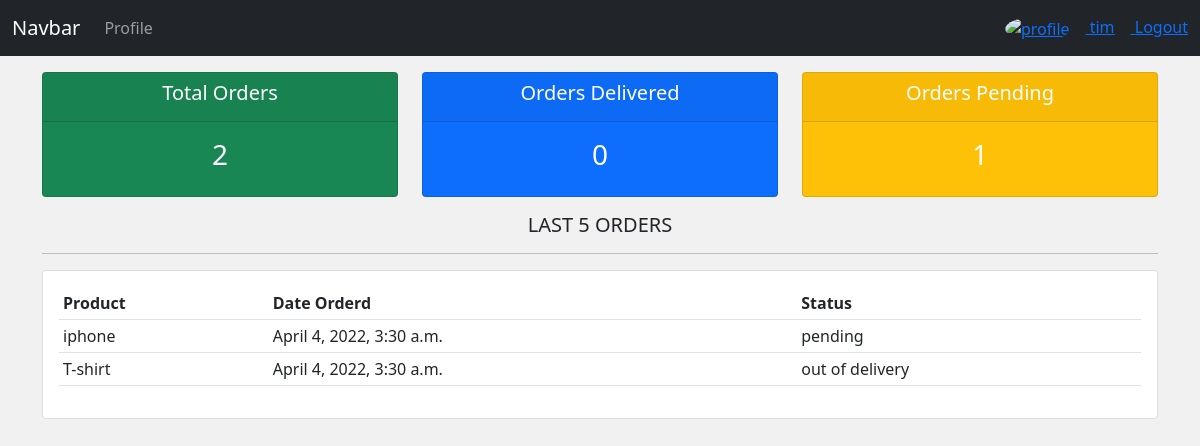
/customer_profile/ (signed in), run on the app's committed database.
### accounts/models.py (models this page shows, shortened)
class Order(models.Model):
    status=(
        ('pending','Pending'),
        ('out of delivery','Out Of Delivery'),
        ('delivered','Delevered')
    )
    customer=models.ForeignKey(Customer,null=True,on_delete=models.SET_NULL)
    product=models.ForeignKey(Product,null=True,on_delete=models.SET_NULL)
    created_at = models.DateTimeField(auto_now_add=True)
    status= models.CharField(max_length= 200,null=True,choices=status)

class Product(models.Model):
    category=(
        ('indoor','In Door'),
        ('outdoor','Out Door')
    )
    name= models.CharField(max_length=200,null=True)
    price = models.FloatField(null=True)
    category= models.CharField(max_length=200,null=True,choices=category)
    description= models.CharField(max_length=200,null= True,blank=True)
    created_at= models.DateTimeField(auto_now_add=True)
    tags=models.ManyToManyField(Tag)

### accounts/decorators.py (the view)
      def wrapper(request,*args, **kwargs):
         if request.user.groups.first().name in roles:
            return view_fun(request,*args, **kwargs)
         else:
            return HttpResponse("You are not authorized")

### accounts/views.py (called while the page is built)
@login_required(login_url='/login')
@allowed_roles(roles=['customer'])
def customer_profile(request):
    orders = request.user.customer.order_set.all()
    total = orders.count()
    delivered=orders.filter(status="delivered").count()
    pending = orders.filter(status="pending").count()
    return render(request,'accounts/customer_profile.html',{
        'orders':orders,
        'total':total,
        'delivered': delivered,
        'pending':pending,
    })

### accounts/templates/accounts/customer_profile.html
{% extends 'accounts/master.html' %}
{% block content %}
<div class="row">
	<div class="col">
		<div class="col-md">
			<div class="card text-center text-white  mb-3 bg-success">
			  	<div class="card-header">
			  		<h5 class="card-title">Total Orders</h5>
			  	</div>
			  	<div class="card-body">
			    	<h3 class="card-title">{{total}}</h3>
			  	</div>
			</div>
		</div>
	</div>
	<div class="col">
		<div class="col-md">
			<div class="card text-center text-white  mb-3  bg-primary">
			  	<div class="card-header">
			  		<h5 class="card-title">Orders Delivered</h5>
			  	</div>
			  	<div class="card-body">
			    	<h3 class="card-title">{{delivered}}</h3>
			  	</div>
			</div>
		</div>
	</div>
	<div class="col">
		<div class="col-md">
			<div class="card text-center text-white  mb-3  bg-warning">
			  	<div class="card-header">
			  		<h5 class="card-title">Orders Pending</h5>
			  	</div>
			  	<div class="card-body">
			    	<h3 class="card-title">{{pending}}</h3>
			  	</div>
			</div>
		</div>
	</div>
</div>
<div class="row">
	<div class="col-md-12">
		<h5 class="text-center">LAST 5 ORDERS</h5>
		<hr>
		<div class="card card-body">
			<table class="table table-sm">
				<tr>
					<th>Product</th>
					<th>Date Orderd</th>
					<th>Status</th>
				</tr>
				{% for order in orders %}
				<tr>
					<td>{{order.product.name}}</td>
					<td>{{order.created_at}}</td>
					<td>{{order.status}}</td>
				</tr>
				{% endfor %}
			</table>
		</div>
	</div>
</div>
{% endblock content %}

### accounts/templates/accounts/components/navbar.html (shortened to what this page needs)
<nav class="navbar navbar-expand-lg navbar-dark bg-dark">
    <div class="container-fluid">
        <a class="navbar-brand" href="#">Navbar</a>
        <div class="collapse navbar-collapse" id="navbarNav">
            <ul class="navbar-nav">
            {% if request.user.is_staff %}
                <li class="nav-item">
                <a class="nav-link active" aria-current="page" href="{% url 'dashboard' %}">Dashboard</a>
                </li>
                <li class="nav-item">
                <a class="nav-link" href="{% url 'product' %}">Products</a>
                </li>
            {% else %}
                <li class="nav-item">
                <a class="nav-link" href="{% url 'customers.customer_profile' %}">Profile</a>
                </li>
            {% endif %}
            </ul>
        </div>
        {% if request.user.is_authenticated %}
        <div class="text-white">
            <a href="{% url 'customers.customer_profile_setting' %}">
                <img src="/{{request.user.customer.profile_pic}}" alt="profile" width="60px" height="60px" style="border-radius: 50%;" class="me-3" />
                <span class="me-3">{{request.user.username}}</span>
            </a>
            <a href="{% url 'logout' %}">Logout</a>
        </div>
        {% else %}
        <div class="text-white">
            <a href="{% url 'login' %}" class="me-3">Login</a>
            <a href="{% url 'register' %}">Register</a>
        </div>
        {% endif %}
    </div>
</nav>

### accounts/static/accounts/css/style.css (style rules this page uses)
body { background-color: #f1f1f1; }

### data on the page
Order: product.name "iphone", created_at "April 4, 2022, 3:30 a.m.", status "pending"
Order: product.name "T-shirt", created_at "April 4, 2022, 3:30 a.m.", status "out of delivery"

### other printed values
{{ request.user.username }} "tim"
{{ total }} "2"
{{ delivered }} "0"
{{ pending }} "1"
